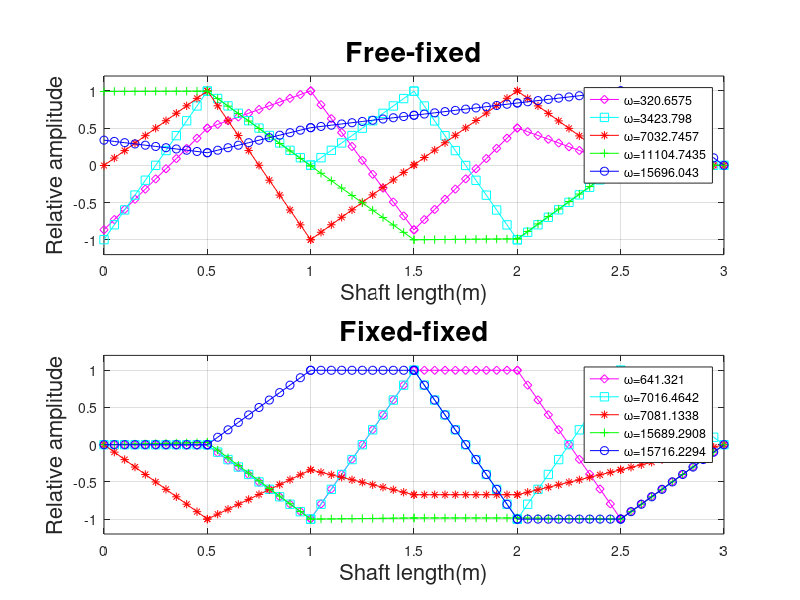

Source code (MATLAB):
clear; clc;

%% Given Data

rho=7800; % Density % kg/m^3
G = 0.8e11; % Modulus of Rigidity % N/m^2

d = 0.03; % Diameter of Shaft % m
J = pi * d^4 / 32; % Polar Moment of Inertia of Shaft

L = 3; % Length of Shaft % m

Ip = 0.02; % Polar Mass Moment of Inertia of the Disc

%% Elements and Nodes

nele = 6; % No. of Elements
% As disc is taken at mid-span in 2nd case, it is preferable to take even number of elements.
l = L / nele; % Length of each Element
% Here, length of each element is taken same

connect = zeros(nele, 3); % % 1st column is element number and last two columns are nodes of that element
for i = 1:nele
    connect(i,:) = [i, i, i+1];
end

coord = zeros(nele+1,2); % 1st column is node number and 2nd column is coordinate of that node
for i = 1:nele+1
    coord(i,:) = [i, (i-1)*l];
end

%% Boundary Conditions

bc = [4, 2];
% 1: free-free ; 2:fixed-fixed ; 3:fixed-free ; 4:free-fixed
% For cantilevered shaft, disc is taken at left end, so free-fixed condition.

%% Mass and Stiffness Matrix Calculation

fig = figure('Name', 'Mode Shapes');
for p = 1:length(bc)
% Initializing Global Mass and Stiffness Matrices
M = zeros(nele+1, nele+1);
K = zeros(nele+1, nele+1);

% Elemental Mass and Stiffness Matrices
for i = 1:nele
    nd1 = connect(i,2);
    nd2 = connect(i,3);
    x1 = coord(nd1,2);
    x2 = coord(nd2,2);
    k_ele(:,:,i) = (G * J / l) * [1, -1; -1, 1];
    if(bc(p) == 4 && i == 1)
        m_ele(:,:,i) = [Ip, 0; 0, 0] + (rho * J * l / 6) * [2, 1; 1, 2]; % Disc at the left free end
    elseif(bc(p) == 2 && i == (nele/2 + 1))
        m_ele(:,:,i) = [Ip, 0; 0, 0] + (rho * J * l / 6) * [2, 1; 1, 2]; % Disc at the left end of the element
    else
        m_ele(:,:,i) = (rho * J * l / 6) * [2, 1; 1, 2]; % No Ip terms as there is no any disc on the element
    end
    
    % Assembly
    vec = [nd1, nd2]; % Global DOF vector for assembly
    for ii = 1:2
        for jj = 1:2
            K(vec(ii),vec(jj)) = K(vec(ii),vec(jj)) + k_ele(ii,jj,i);
            M(vec(ii),vec(jj)) = M(vec(ii),vec(jj)) + m_ele(ii,jj,i);
        end
    end
end

%% Imposing Boundary Conditions

if(bc(p) == 1) % free-free
    K_red = K;
    M_red = M;
elseif(bc(p) == 2) % fixed-fixed
    K_red = K(2:nele,2:nele);
    M_red = M(2:nele,2:nele);
elseif(bc(p) == 3) % fixed-free
    K_red = K(2:nele+1,2:nele+1);
    M_red = M(2:nele+1,2:nele+1);
elseif(bc(p) == 4) % free-fixed
    K_red = K(1:nele,1:nele);
    M_red = M(1:nele,1:nele);
end

%% Natural Frequencies and Mode Shapes

% Eigen values and vectors
D = M_red \ K_red;
[eig_vec, eig_val] = eig(D);

% Natiral Frequency and Mode Shape
w_nf = [];
mode = [];
for i = 1:size(K_red,1)
    w_nf(i) = sqrt(eig_val(i,i)); % Natural Frequency
    mode(:,i) = eig_vec(:,i) / max(abs(eig_vec(:,i))); % Normalized Mode Shape
end

[w_nf,I] = sort(w_nf);
if(bc(p) == 1) % free-free
    disp('The below natural frequencies and modes are for free-free condition of the shaft.');
elseif(bc(p) == 2) % fixed-fixed
    disp('The below natural frequencies and modes are for fixed-fixed condition of the shaft.');
elseif(bc(p) == 3) % fixed-free
    disp('The below natural frequencies and modes are for fixed-free condition of the shaft.');
elseif(bc(p) == 4) % free-fixed
    disp('The below natural frequencies and modes are for free-fixed condition of the shaft.');
end
w_nf
mode = mode(I,:)

if(bc(p) == 2)
    mode = [zeros(1,size(mode,2)); mode; zeros(1,size(mode,2))];
elseif(bc(p) == 3)
    mode = [zeros(1,size(mode,2)); mode];
elseif(bc(p) == 4)
    mode = [mode; zeros(1,size(mode,2))];
end
%% Mode Shapes Plotting

for i = 1:length(w_nf)
    phi_z=[];
    x_z = [];
    for j = 1:length(connect)
        nd1 = connect(j,2);  
        nd2 = connect(j,3);
        x1 = coord(nd1,2);
        x2 = coord(nd2,2);
        l = x2-x1;
        x = x1:l/10:x2;     %deviding each element into small element for smooth mode shape
        phi1 = mode(j,i);
        phi2 = mode(j+1,i);
        for k=1:length(x)
            z = x(k)-x1;
            N1 = 1-(z/l);
            N2 = z/l;
            phi(k)=[N1 N2]*[phi1; phi2];
        end
        phi_z = [phi_z,phi];
        x_z =[x_z,x];
    end
        
    mode_1(:,i)=phi_z; % /max(abs(phi_z));  % normalised
end

if(size(mode_1,2) <= 4)
    nmode=size(mode_1,2);
else
    nmode=5;
end

set(gcf, 'Position', get(0,'Screensize'));
subplot(2,1,p)
for i = 1: nmode %length(wnf)
    if(i ==1)
        plot(x_z,mode_1(:,i), '-dm', 'DisplayName',['\omega=',num2str(w_nf(i))]);
    elseif (i ==2)
         plot(x_z,mode_1(:,i), '-sc', 'DisplayName',['\omega=',num2str(w_nf(i))]);
    elseif (i ==3)
         plot(x_z,mode_1(:,i),'-*r', 'DisplayName',['\omega=',num2str(w_nf(i))]);
    elseif (i ==4)
         plot(x_z,mode_1(:,i), '-+g', 'DisplayName',['\omega=',num2str(w_nf(i))]);
    else
         plot(x_z,mode_1(:,i), '-ob', 'DisplayName',['\omega=',num2str(w_nf(i))]);
    end
    hold on;
end

grid on;
if(bc(p) == 1) % free-free
    title('Free-free','fontsize',20);
elseif(bc(p) == 2) % fixed-fixed
    title('Fixed-fixed','fontsize',20);
elseif(bc(p) == 3) % fixed-free
    title('Fixed-free','fontsize',20);
elseif(bc(p) == 4) % free-fixed
    title('Free-fixed','fontsize',20);
end
xlabel('Shaft length(m)','fontsize',16);
ylabel('Relative amplitude','fontsize',16);
ylim([-1.2 1.2]);
legend('show');
end
saveas(fig,'mode_shape_Q8','png');